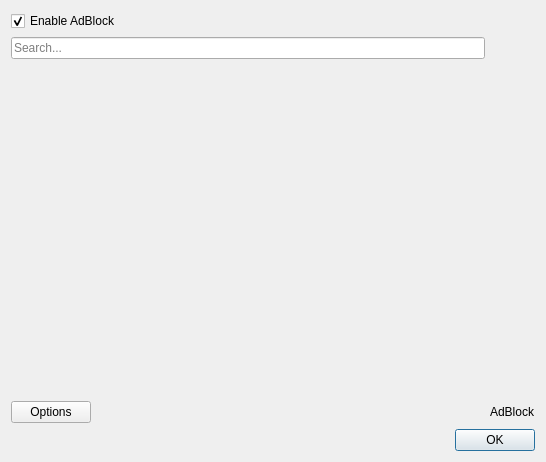
<?xml version="1.0" encoding="UTF-8"?>
<ui version="4.0">
 <class>AdBlockDialog</class>
 <widget class="QDialog" name="AdBlockDialog">
  <property name="geometry">
   <rect>
    <x>0</x>
    <y>0</y>
    <width>546</width>
    <height>462</height>
   </rect>
  </property>
  <property name="windowTitle">
   <string>AdBlock Configuration</string>
  </property>
  <layout class="QVBoxLayout" name="verticalLayout">
   <item>
   <layout class="QHBoxLayout" name="horizontalLayout_7">
    <item alignment="Qt::AlignLeft">
     <widget class="QCheckBox" name="adblockCheckBox">
      <property name="text">
       <string>Enable AdBlock</string>
      </property>
      <property name="checked">
       <bool>true</bool>
      </property>
     </widget>
    </item>
    <item>
    <widget class="QLabel" name="txtUpdate">
     <property name="sizePolicy">
      <sizepolicy hsizetype="Expanding" vsizetype="Preferred">
       <horstretch>0</horstretch>
       <verstretch>0</verstretch>
      </sizepolicy>
     </property>
     <property name="alignment">
      <enum>Qt::AlignRight</enum>
     </property>
     <property name="text">
      <string></string>
     </property>
    </widget>
    </item>
   </layout>
   </item>
   <item>
    <layout class="QHBoxLayout" name="horizontalLayout_3">
     <item>
      <widget class="QLineEdit" name="search">
       <property name="placeholderText">
        <string>Search...</string>
       </property>
      </widget>
     </item>
     <item>
      <spacer name="horizontalSpacer_2">
       <property name="orientation">
        <enum>Qt::Horizontal</enum>
       </property>
       <property name="sizeType">
        <enum>QSizePolicy::Fixed</enum>
       </property>
       <property name="sizeHint" stdset="0">
        <size>
         <width>50</width>
         <height>20</height>
        </size>
       </property>
      </spacer>
     </item>
    </layout>
   </item>
   <item>
    <widget class="QWidget" name="adblockWidget" native="true">
     <property name="enabled">
      <bool>true</bool>
     </property>
     <layout class="QGridLayout" name="gridLayout">
      <property name="leftMargin">
       <number>0</number>
      </property>
      <property name="topMargin">
       <number>0</number>
      </property>
      <property name="rightMargin">
       <number>0</number>
      </property>
      <property name="bottomMargin">
       <number>0</number>
      </property>
      <item row="4" column="0" colspan="2">
       <layout class="QHBoxLayout" name="horizontalLayout">
        <item>
         <widget class="QPushButton" name="buttonOptions">
          <property name="text">
           <string>Options</string>
          </property>
          <property name="icon">
           <iconset resource="../data/icons.qrc">
            <normaloff>:/adblock/data/adblock.png</normaloff>:/adblock/data/adblock.png</iconset>
          </property>
         </widget>
        </item>
        <item>
         <spacer name="horizontalSpacer">
          <property name="orientation">
           <enum>Qt::Horizontal</enum>
          </property>
          <property name="sizeHint" stdset="0">
           <size>
            <width>40</width>
            <height>20</height>
           </size>
          </property>
         </spacer>
        </item>
        <item>
         <widget class="QLabel" name="label">
          <property name="sizePolicy">
           <sizepolicy hsizetype="Fixed" vsizetype="Preferred">
            <horstretch>0</horstretch>
            <verstretch>0</verstretch>
           </sizepolicy>
          </property>
          <property name="text">
           <string>AdBlock</string>
          </property>
         </widget>
        </item>
       </layout>
      </item>
      <item row="2" column="0">
       <widget class="QTabWidget" name="tabWidget">
        <property name="currentIndex">
         <number>-1</number>
        </property>
        <property name="documentMode">
         <bool>true</bool>
        </property>
       </widget>
      </item>
     </layout>
    </widget>
   </item>
   <item>
    <layout class="QHBoxLayout" name="horizontalLayout_2">
     <item>
      <widget class="QDialogButtonBox" name="buttonBox">
       <property name="orientation">
        <enum>Qt::Horizontal</enum>
       </property>
       <property name="standardButtons">
        <set>QDialogButtonBox::Ok</set>
       </property>
      </widget>
     </item>
    </layout>
   </item>
  </layout>
 </widget>
 <resources>
  <include location="../data/icons.qrc"/>
 </resources>
 <connections>
  <connection>
   <sender>adblockCheckBox</sender>
   <signal>toggled(bool)</signal>
   <receiver>adblockWidget</receiver>
   <slot>setEnabled(bool)</slot>
   <hints>
    <hint type="sourcelabel">
     <x>106</x>
     <y>39</y>
    </hint>
    <hint type="destinationlabel">
     <x>349</x>
     <y>74</y>
    </hint>
   </hints>
  </connection>
 </connections>
</ui>
